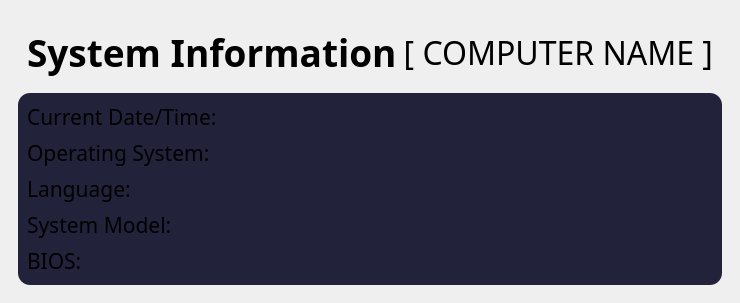
         <widget class="QWidget" name="systemPage">
          <layout class="QVBoxLayout" name="verticalLayout_3">
           <property name="spacing">
            <number>6</number>
           </property>
           <property name="leftMargin">
            <number>9</number>
           </property>
           <property name="topMargin">
            <number>9</number>
           </property>
           <property name="rightMargin">
            <number>9</number>
           </property>
           <property name="bottomMargin">
            <number>9</number>
           </property>
           <item>
            <widget class="QFrame" name="systemMainFrame">
             <property name="frameShape">
              <enum>QFrame::NoFrame</enum>
             </property>
             <property name="frameShadow">
              <enum>QFrame::Plain</enum>
             </property>
             <layout class="QVBoxLayout" name="verticalLayout_4">
              <item>
               <widget class="QFrame" name="systemHeaderFrame">
                <property name="sizePolicy">
                 <sizepolicy hsizetype="Preferred" vsizetype="Minimum">
                  <horstretch>0</horstretch>
                  <verstretch>0</verstretch>
                 </sizepolicy>
                </property>
                <property name="frameShape">
                 <enum>QFrame::NoFrame</enum>
                </property>
                <property name="frameShadow">
                 <enum>QFrame::Plain</enum>
                </property>
                <layout class="QHBoxLayout" name="horizontalLayout_2">
                 <item>
                  <widget class="QLabel" name="systemHeadingLbl">
                   <property name="sizePolicy">
                    <sizepolicy hsizetype="Preferred" vsizetype="Minimum">
                     <horstretch>0</horstretch>
                     <verstretch>0</verstretch>
                    </sizepolicy>
                   </property>
                   <property name="font">
                    <font>
                     <family>Raleway</family>
                     <pointsize>28</pointsize>
                     <weight>75</weight>
                     <bold>true</bold>
                    </font>
                   </property>
                   <property name="text">
                    <string>System Information</string>
                   </property>
                  </widget>
                 </item>
                 <item>
                  <widget class="QLabel" name="computerNameLbl">
                   <property name="sizePolicy">
                    <sizepolicy hsizetype="Preferred" vsizetype="Preferred">
                     <horstretch>0</horstretch>
                     <verstretch>0</verstretch>
                    </sizepolicy>
                   </property>
                   <property name="font">
                    <font>
                     <family>Raleway</family>
                     <pointsize>24</pointsize>
                    </font>
                   </property>
                   <property name="text">
                    <string>[ COMPUTER NAME ]</string>
                   </property>
                   <property name="alignment">
                    <set>Qt::AlignRight|Qt::AlignTrailing|Qt::AlignVCenter</set>
                   </property>
                  </widget>
                 </item>
                </layout>
               </widget>
              </item>
              <item>
               <widget class="QFrame" name="systemInfoFrame">
                <property name="sizePolicy">
                 <sizepolicy hsizetype="Preferred" vsizetype="MinimumExpanding">
                  <horstretch>0</horstretch>
                  <verstretch>0</verstretch>
                 </sizepolicy>
                </property>
                <property name="styleSheet">
                 <string notr="true">QFrame {
	background-color: #22223b;
	border-radius: 12px;
}</string>
                </property>
                <property name="frameShape">
                 <enum>QFrame::NoFrame</enum>
                </property>
                <property name="frameShadow">
                 <enum>QFrame::Plain</enum>
                </property>
                <layout class="QVBoxLayout" name="verticalLayout_5">
                 <item>
                  <widget class="QLabel" name="dateTimeLbl">
                   <property name="font">
                    <font>
                     <family>Raleway</family>
                     <pointsize>16</pointsize>
                    </font>
                   </property>
                   <property name="text">
                    <string>Current Date/Time: </string>
                   </property>
                  </widget>
                 </item>
                 <item>
                  <widget class="QLabel" name="osLbl">
                   <property name="font">
                    <font>
                     <family>Raleway</family>
                     <pointsize>16</pointsize>
                    </font>
                   </property>
                   <property name="text">
                    <string>Operating System: </string>
                   </property>
                  </widget>
                 </item>
                 <item>
                  <widget class="QLabel" name="langLbl">
                   <property name="font">
                    <font>
                     <family>Raleway</family>
                     <pointsize>16</pointsize>
                    </font>
                   </property>
                   <property name="text">
                    <string>Language: </string>
                   </property>
                  </widget>
                 </item>
                 <item>
                  <widget class="QLabel" name="sysModelLbl">
                   <property name="font">
                    <font>
                     <family>Raleway</family>
                     <pointsize>16</pointsize>
                    </font>
                   </property>
                   <property name="text">
                    <string>System Model: </string>
                   </property>
                  </widget>
                 </item>
                 <item>
                  <widget class="QLabel" name="biosLbl">
                   <property name="font">
                    <font>
                     <family>Raleway</family>
                     <pointsize>16</pointsize>
                    </font>
                   </property>
                   <property name="text">
                    <string>BIOS: </string>
                   </property>
                  </widget>
                 </item>
                </layout>
               </widget>
              </item>
             </layout>
            </widget>
           </item>
          </layout>
         </widget>
